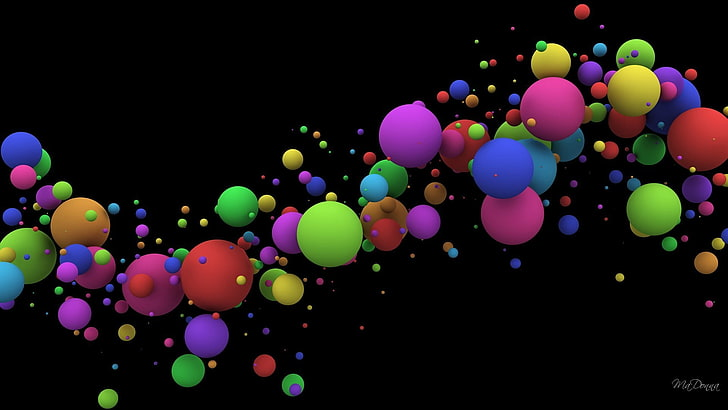
#> input picture color_balls.jpg, 728 x 410 px
$ python colorDetection.py
#> lines starting #> are read from the running program, lines starting #| are printed output that depends on the picture; after the words box and inside, x2 and y2 are one past the last pixel; in counts of white or black regions, pixels touching at a corner belong together
import cv2
import numpy as np

frame = cv2.imread('color_balls.jpg')
#> frame is the input picture: shape (410, 728, 3); mean B, G, R 23, 21.8, 29
frame=cv2.resize(frame, (500,300))
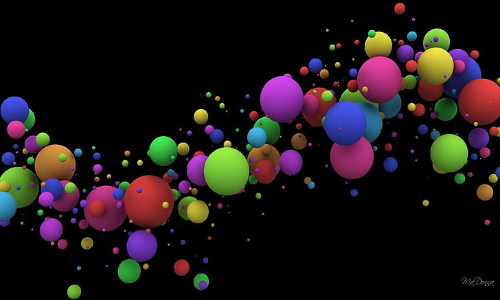
#> frame: shape (300, 500, 3); mean B, G, R 23, 21.7, 29

def nothing(x):
    pass

cv2.namedWindow("Color Adjustments")
cv2.createTrackbar("Lower_H", "Color Adjustments", 0, 255, nothing)
#> slider 'Lower_H' is set to 51
cv2.createTrackbar("Lower_S", "Color Adjustments", 0, 255, nothing)
#> slider 'Lower_S' is set to 51
cv2.createTrackbar("Lower_V", "Color Adjustments", 0, 255, nothing)
#> slider 'Lower_V' is set to 51
cv2.createTrackbar("Upper_H", "Color Adjustments", 255, 255, nothing)
cv2.createTrackbar("Upper_S", "Color Adjustments", 255, 255, nothing)
cv2.createTrackbar("Upper_V", "Color Adjustments", 255, 255, nothing)

while True:

    hsv = cv2.cvtColor(frame, cv2.COLOR_BGR2HSV)
#> hsv: shape (300, 500, 3); mean H, S, V 35.7, 75.4, 38.6

    l_h = cv2.getTrackbarPos("Lower_H", "Color Adjustments")
    l_s = cv2.getTrackbarPos("Lower_S", "Color Adjustments")
    l_v = cv2.getTrackbarPos("Lower_V", "Color Adjustments")

    u_h = cv2.getTrackbarPos("Upper_H", "Color Adjustments")
    u_s = cv2.getTrackbarPos("Upper_S", "Color Adjustments")
    u_v = cv2.getTrackbarPos("Upper_V", "Color Adjustments")
    lowerbound=np.array([l_h,l_s,l_v])
    upperbound=np.array([u_h,u_s,u_v])

    mask = cv2.inRange(hsv, lowerbound, upperbound)
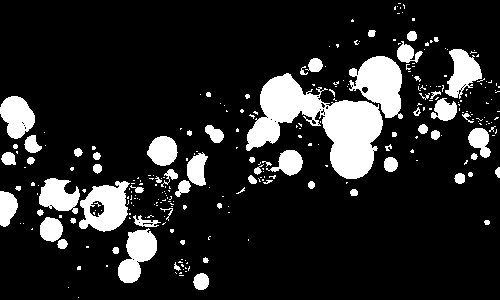
#> mask: shape (300, 500); 15% white; 283 white regions (215 under 20 px), largest, box (x1, y1, x2, y2) and area: (246, 73, 383, 179) 6476, (349, 56, 403, 119) 2095, (79, 181, 130, 232) 1646

    res = cv2.bitwise_and(frame, frame, mask=mask)
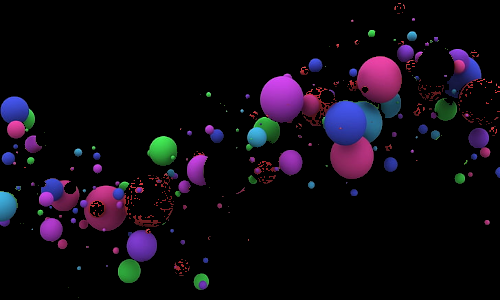
#> res: shape (300, 500, 3); mean B, G, R 17.3, 9.2, 14.3
    cv2.imshow("frame", frame)
    #cv2.imshow("mask", mask)
    cv2.imshow("res", res)
    key = cv2.waitKey(1)
#> (key Esc is pressed here)
    if key == 27:
        break
cv2.destroyAllWindows()
